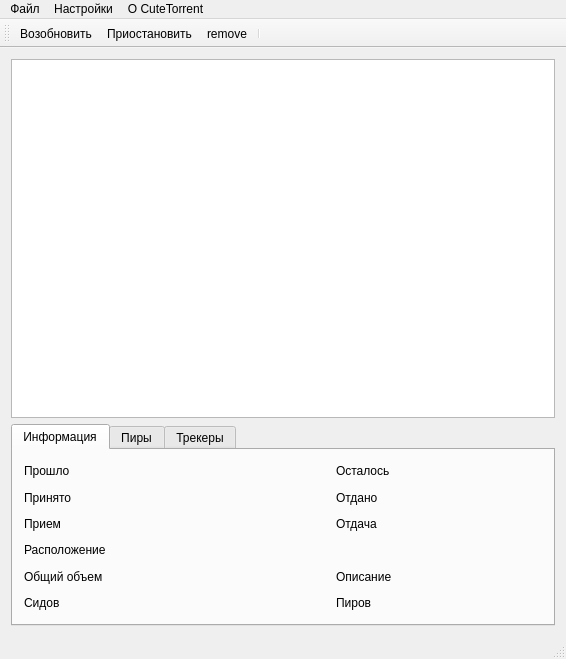
<?xml version="1.0" encoding="UTF-8"?>
<ui version="4.0">
 <class>LTorrentClass</class>
 <widget class="QMainWindow" name="LTorrentClass">
  <property name="geometry">
   <rect>
    <x>0</x>
    <y>0</y>
    <width>566</width>
    <height>659</height>
   </rect>
  </property>
  <property name="sizePolicy">
   <sizepolicy hsizetype="Fixed" vsizetype="Fixed">
    <horstretch>0</horstretch>
    <verstretch>0</verstretch>
   </sizepolicy>
  </property>
  <property name="windowTitle">
   <string>СuteTorrent</string>
  </property>
  <property name="windowIcon">
   <iconset resource="ltorrent.qrc">
    <normaloff>:/icons/app.ico</normaloff>:/icons/app.ico</iconset>
  </property>
  <property name="layoutDirection">
   <enum>Qt::LeftToRight</enum>
  </property>
  <widget class="QWidget" name="centralWidget">
   <property name="sizePolicy">
    <sizepolicy hsizetype="Expanding" vsizetype="Expanding">
     <horstretch>0</horstretch>
     <verstretch>0</verstretch>
    </sizepolicy>
   </property>
   <layout class="QGridLayout" name="gridLayout_3">
    <property name="sizeConstraint">
     <enum>QLayout::SetDefaultConstraint</enum>
    </property>
    <item row="0" column="0">
     <widget class="QListView" name="listView">
      <property name="autoFillBackground">
       <bool>true</bool>
      </property>
     </widget>
    </item>
    <item row="1" column="0">
     <widget class="QTabWidget" name="tabWidget">
      <property name="sizePolicy">
       <sizepolicy hsizetype="Expanding" vsizetype="Fixed">
        <horstretch>0</horstretch>
        <verstretch>0</verstretch>
       </sizepolicy>
      </property>
      <property name="currentIndex">
       <number>0</number>
      </property>
      <widget class="QWidget" name="tab">
       <attribute name="title">
        <string>Информация</string>
       </attribute>
       <layout class="QGridLayout" name="gridLayout_4">
        <item row="1" column="4">
         <widget class="QLabel" name="uploadedBytesLabel">
          <property name="text">
           <string/>
          </property>
         </widget>
        </item>
        <item row="4" column="4">
         <widget class="QLabel" name="describtionLabel">
          <property name="text">
           <string/>
          </property>
         </widget>
        </item>
        <item row="4" column="3">
         <widget class="QLabel" name="label_6">
          <property name="text">
           <string>Описание</string>
          </property>
         </widget>
        </item>
        <item row="5" column="0">
         <widget class="QLabel" name="label_10">
          <property name="text">
           <string>Сидов</string>
          </property>
         </widget>
        </item>
        <item row="2" column="4">
         <widget class="QLabel" name="uploadSpeedLabel">
          <property name="text">
           <string/>
          </property>
         </widget>
        </item>
        <item row="2" column="3">
         <widget class="QLabel" name="label_9">
          <property name="text">
           <string>Отдача</string>
          </property>
         </widget>
        </item>
        <item row="5" column="3">
         <widget class="QLabel" name="label_11">
          <property name="text">
           <string>Пиров</string>
          </property>
         </widget>
        </item>
        <item row="0" column="1" colspan="2">
         <widget class="QLabel" name="activetimeLabel">
          <property name="text">
           <string/>
          </property>
         </widget>
        </item>
        <item row="1" column="0">
         <widget class="QLabel" name="label_2">
          <property name="text">
           <string>Принято</string>
          </property>
         </widget>
        </item>
        <item row="2" column="0">
         <widget class="QLabel" name="label_3">
          <property name="text">
           <string>Прием</string>
          </property>
         </widget>
        </item>
        <item row="0" column="4">
         <widget class="QLabel" name="timeleftLabel">
          <property name="text">
           <string/>
          </property>
         </widget>
        </item>
        <item row="0" column="3">
         <widget class="QLabel" name="label_7">
          <property name="text">
           <string>Осталось</string>
          </property>
         </widget>
        </item>
        <item row="5" column="4">
         <widget class="QLabel" name="peerCoutLabel">
          <property name="text">
           <string/>
          </property>
         </widget>
        </item>
        <item row="3" column="0">
         <widget class="QLabel" name="label_4">
          <property name="text">
           <string>Расположение</string>
          </property>
         </widget>
        </item>
        <item row="4" column="0">
         <widget class="QLabel" name="label_5">
          <property name="text">
           <string>Общий объем</string>
          </property>
         </widget>
        </item>
        <item row="0" column="0">
         <widget class="QLabel" name="label">
          <property name="text">
           <string>Прошло</string>
          </property>
         </widget>
        </item>
        <item row="1" column="3">
         <widget class="QLabel" name="label_8">
          <property name="text">
           <string>Отдано</string>
          </property>
         </widget>
        </item>
        <item row="5" column="1" colspan="2">
         <widget class="QLabel" name="seedCoutLabel">
          <property name="text">
           <string/>
          </property>
         </widget>
        </item>
        <item row="1" column="1" colspan="2">
         <widget class="QLabel" name="downloadedBytesLabel">
          <property name="text">
           <string/>
          </property>
         </widget>
        </item>
        <item row="3" column="1" colspan="4">
         <widget class="QLabel" name="pathLabel">
          <property name="text">
           <string/>
          </property>
         </widget>
        </item>
        <item row="4" column="1" colspan="2">
         <widget class="QLabel" name="totalSizeLabel">
          <property name="text">
           <string/>
          </property>
         </widget>
        </item>
        <item row="2" column="1" colspan="2">
         <widget class="QLabel" name="downloadSpeedLabel">
          <property name="text">
           <string/>
          </property>
         </widget>
        </item>
       </layout>
      </widget>
      <widget class="QWidget" name="tab_3">
       <attribute name="title">
        <string>Пиры</string>
       </attribute>
       <layout class="QGridLayout" name="gridLayout_2">
        <item row="0" column="0">
         <widget class="QTableWidget" name="peerTableWidget">
          <property name="minimumSize">
           <size>
            <width>0</width>
            <height>10</height>
           </size>
          </property>
          <property name="maximumSize">
           <size>
            <width>16777215</width>
            <height>150</height>
           </size>
          </property>
          <property name="gridStyle">
           <enum>Qt::NoPen</enum>
          </property>
          <attribute name="horizontalHeaderCascadingSectionResizes">
           <bool>true</bool>
          </attribute>
          <attribute name="horizontalHeaderShowSortIndicator" stdset="0">
           <bool>true</bool>
          </attribute>
          <attribute name="horizontalHeaderStretchLastSection">
           <bool>true</bool>
          </attribute>
          <column>
           <property name="text">
            <string>IP</string>
           </property>
          </column>
          <column>
           <property name="text">
            <string>Клиент</string>
           </property>
          </column>
          <column>
           <property name="text">
            <string>%</string>
           </property>
          </column>
          <column>
           <property name="text">
            <string>Загрузка</string>
           </property>
          </column>
          <column>
           <property name="text">
            <string>Отдача</string>
           </property>
          </column>
          <column>
           <property name="text">
            <string>Загружено</string>
           </property>
          </column>
          <column>
           <property name="text">
            <string>Отдано</string>
           </property>
          </column>
         </widget>
        </item>
       </layout>
      </widget>
      <widget class="QWidget" name="tab_2">
       <attribute name="title">
        <string>Трекеры</string>
       </attribute>
       <layout class="QGridLayout" name="gridLayout">
        <item row="0" column="0">
         <widget class="QTableWidget" name="trackerTableWidget">
          <property name="maximumSize">
           <size>
            <width>16777215</width>
            <height>150</height>
           </size>
          </property>
          <property name="layoutDirection">
           <enum>Qt::LeftToRight</enum>
          </property>
          <property name="gridStyle">
           <enum>Qt::NoPen</enum>
          </property>
          <attribute name="horizontalHeaderCascadingSectionResizes">
           <bool>true</bool>
          </attribute>
          <attribute name="horizontalHeaderDefaultSectionSize">
           <number>120</number>
          </attribute>
          <attribute name="horizontalHeaderShowSortIndicator" stdset="0">
           <bool>true</bool>
          </attribute>
          <attribute name="horizontalHeaderStretchLastSection">
           <bool>true</bool>
          </attribute>
          <column>
           <property name="text">
            <string>URL</string>
           </property>
          </column>
          <column>
           <property name="text">
            <string>Статус</string>
           </property>
          </column>
          <column>
           <property name="text">
            <string>Обновление через</string>
           </property>
          </column>
         </widget>
        </item>
       </layout>
      </widget>
     </widget>
    </item>
   </layout>
  </widget>
  <widget class="QMenuBar" name="menuBar">
   <property name="geometry">
    <rect>
     <x>0</x>
     <y>0</y>
     <width>566</width>
     <height>21</height>
    </rect>
   </property>
   <widget class="QMenu" name="menu">
    <property name="title">
     <string>Файл</string>
    </property>
    <addaction name="actionOpenTorrent"/>
    <addaction name="action_magnet"/>
    <addaction name="separator"/>
    <addaction name="actionCreateTorrent"/>
    <addaction name="separator"/>
    <addaction name="actionExit"/>
   </widget>
   <widget class="QMenu" name="menu_2">
    <property name="title">
     <string>Настройки</string>
    </property>
    <addaction name="actionSettings"/>
   </widget>
   <widget class="QMenu" name="menu_CuteTorrent">
    <property name="title">
     <string>О CuteTorrent</string>
    </property>
   </widget>
   <addaction name="menu"/>
   <addaction name="menu_2"/>
   <addaction name="menu_CuteTorrent"/>
  </widget>
  <widget class="QStatusBar" name="mystatusBar"/>
  <widget class="QToolBar" name="toolBar">
   <property name="windowTitle">
    <string>toolBar</string>
   </property>
   <attribute name="toolBarArea">
    <enum>TopToolBarArea</enum>
   </attribute>
   <attribute name="toolBarBreak">
    <bool>false</bool>
   </attribute>
   <addaction name="actionStart"/>
   <addaction name="actionPause"/>
   <addaction name="actionRemove"/>
   <addaction name="separator"/>
  </widget>
  <action name="actionOpenTorrent">
   <property name="text">
    <string>Открыть торрент</string>
   </property>
  </action>
  <action name="action_magnet">
   <property name="text">
    <string>Открыть magnet ссылку</string>
   </property>
  </action>
  <action name="actionCreateTorrent">
   <property name="text">
    <string>Создать торрент</string>
   </property>
  </action>
  <action name="actionExit">
   <property name="text">
    <string>Выход</string>
   </property>
  </action>
  <action name="actionSettings">
   <property name="text">
    <string>Конфигурация</string>
   </property>
  </action>
  <action name="actionPause">
   <property name="icon">
    <iconset resource="ltorrent.qrc">
     <normaloff>:/icons/pause.ico</normaloff>:/icons/pause.ico</iconset>
   </property>
   <property name="text">
    <string>Приостановить</string>
   </property>
  </action>
  <action name="actionStart">
   <property name="icon">
    <iconset resource="ltorrent.qrc">
     <normaloff>:/icons/start.ico</normaloff>:/icons/start.ico</iconset>
   </property>
   <property name="text">
    <string>Возобновить</string>
   </property>
  </action>
  <action name="actionRemove">
   <property name="icon">
    <iconset resource="ltorrent.qrc">
     <normaloff>:/icons/remove.ico</normaloff>:/icons/remove.ico</iconset>
   </property>
   <property name="text">
    <string>remove</string>
   </property>
   <property name="toolTip">
    <string>Удалить торрент</string>
   </property>
  </action>
 </widget>
 <layoutdefault spacing="6" margin="11"/>
 <tabstops>
  <tabstop>tabWidget</tabstop>
  <tabstop>listView</tabstop>
 </tabstops>
 <resources>
  <include location="ltorrent.qrc"/>
 </resources>
 <connections>
  <connection>
   <sender>actionCreateTorrent</sender>
   <signal>triggered()</signal>
   <receiver>LTorrentClass</receiver>
   <slot>ShowCreateTorrentDialog()</slot>
   <hints>
    <hint type="sourcelabel">
     <x>-1</x>
     <y>-1</y>
    </hint>
    <hint type="destinationlabel">
     <x>96</x>
     <y>284</y>
    </hint>
   </hints>
  </connection>
  <connection>
   <sender>actionOpenTorrent</sender>
   <signal>triggered()</signal>
   <receiver>LTorrentClass</receiver>
   <slot>ShowOpenTorrentDialog()</slot>
   <hints>
    <hint type="sourcelabel">
     <x>-1</x>
     <y>-1</y>
    </hint>
    <hint type="destinationlabel">
     <x>497</x>
     <y>212</y>
    </hint>
   </hints>
  </connection>
  <connection>
   <sender>actionStart</sender>
   <signal>triggered()</signal>
   <receiver>LTorrentClass</receiver>
   <slot>ResumeSelected()</slot>
   <hints>
    <hint type="sourcelabel">
     <x>-1</x>
     <y>-1</y>
    </hint>
    <hint type="destinationlabel">
     <x>319</x>
     <y>322</y>
    </hint>
   </hints>
  </connection>
  <connection>
   <sender>actionPause</sender>
   <signal>triggered()</signal>
   <receiver>LTorrentClass</receiver>
   <slot>PauseSelected()</slot>
   <hints>
    <hint type="sourcelabel">
     <x>-1</x>
     <y>-1</y>
    </hint>
    <hint type="destinationlabel">
     <x>319</x>
     <y>322</y>
    </hint>
   </hints>
  </connection>
  <connection>
   <sender>actionRemove</sender>
   <signal>triggered()</signal>
   <receiver>LTorrentClass</receiver>
   <slot>DeleteSelected()</slot>
   <hints>
    <hint type="sourcelabel">
     <x>-1</x>
     <y>-1</y>
    </hint>
    <hint type="destinationlabel">
     <x>319</x>
     <y>322</y>
    </hint>
   </hints>
  </connection>
  <connection>
   <sender>actionSettings</sender>
   <signal>triggered()</signal>
   <receiver>LTorrentClass</receiver>
   <slot>OpenSettingsDialog()</slot>
   <hints>
    <hint type="sourcelabel">
     <x>-1</x>
     <y>-1</y>
    </hint>
    <hint type="destinationlabel">
     <x>282</x>
     <y>329</y>
    </hint>
   </hints>
  </connection>
 </connections>
 <slots>
  <signal>FillTorrentDetails(Torrent*)</signal>
  <slot>ShowCreateTorrentDialog()</slot>
  <slot>ShowOpenTorrentDialog()</slot>
  <slot>PauseSelected()</slot>
  <slot>ResumeSelected()</slot>
  <slot>DeleteSelected()</slot>
  <slot>OpenSettingsDialog()</slot>
 </slots>
</ui>
